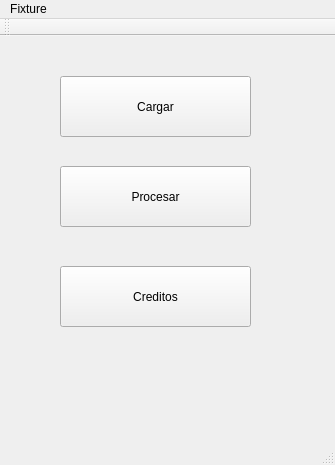
<?xml version="1.0" encoding="UTF-8"?>
<ui version="4.0">
 <class>MainWindow</class>
 <widget class="QMainWindow" name="MainWindow">
  <property name="geometry">
   <rect>
    <x>0</x>
    <y>0</y>
    <width>335</width>
    <height>465</height>
   </rect>
  </property>
  <property name="windowTitle">
   <string>MainWindow</string>
  </property>
  <widget class="QWidget" name="centralWidget">
   <widget class="QPushButton" name="pushButton">
    <property name="geometry">
     <rect>
      <x>60</x>
      <y>230</y>
      <width>191</width>
      <height>61</height>
     </rect>
    </property>
    <property name="text">
     <string>Creditos</string>
    </property>
   </widget>
   <widget class="QPushButton" name="pushButton_2">
    <property name="geometry">
     <rect>
      <x>60</x>
      <y>130</y>
      <width>191</width>
      <height>61</height>
     </rect>
    </property>
    <property name="text">
     <string>Procesar</string>
    </property>
   </widget>
   <widget class="QPushButton" name="pushButton_3">
    <property name="geometry">
     <rect>
      <x>60</x>
      <y>40</y>
      <width>191</width>
      <height>61</height>
     </rect>
    </property>
    <property name="text">
     <string>Cargar</string>
    </property>
   </widget>
  </widget>
  <widget class="QMenuBar" name="menuBar">
   <property name="geometry">
    <rect>
     <x>0</x>
     <y>0</y>
     <width>335</width>
     <height>22</height>
    </rect>
   </property>
   <widget class="QMenu" name="menuFixture">
    <property name="title">
     <string>Fixture</string>
    </property>
   </widget>
   <addaction name="menuFixture"/>
  </widget>
  <widget class="QToolBar" name="mainToolBar">
   <attribute name="toolBarArea">
    <enum>TopToolBarArea</enum>
   </attribute>
   <attribute name="toolBarBreak">
    <bool>false</bool>
   </attribute>
  </widget>
  <widget class="QStatusBar" name="statusBar"/>
 </widget>
 <layoutdefault spacing="6" margin="11"/>
 <resources/>
 <connections>
  <connection>
   <sender>pushButton</sender>
   <signal>clicked()</signal>
   <receiver>MainWindow</receiver>
   <slot>abrirCargar()</slot>
   <hints>
    <hint type="sourcelabel">
     <x>222</x>
     <y>93</y>
    </hint>
    <hint type="destinationlabel">
     <x>293</x>
     <y>53</y>
    </hint>
   </hints>
  </connection>
 </connections>
 <slots>
  <slot>abrirCargar()</slot>
 </slots>
</ui>
